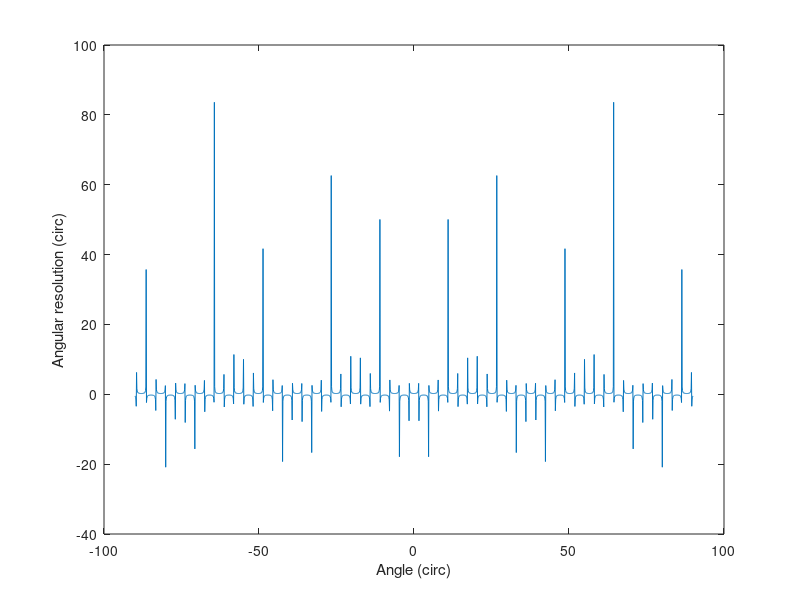

The MATLAB source for this figure:
%% Angular resolution as funtion of angle
figure;
fc = 79e9
lambda = (3e8/fc)
theta = -90:0.1:90
ang_res = 0.886.*lambda./(4.*2.*lambda./2.*cos(theta))
plot(theta, ang_res)
xlabel("Angle (\circ)")
ylabel("Angular resolution (\circ)")
